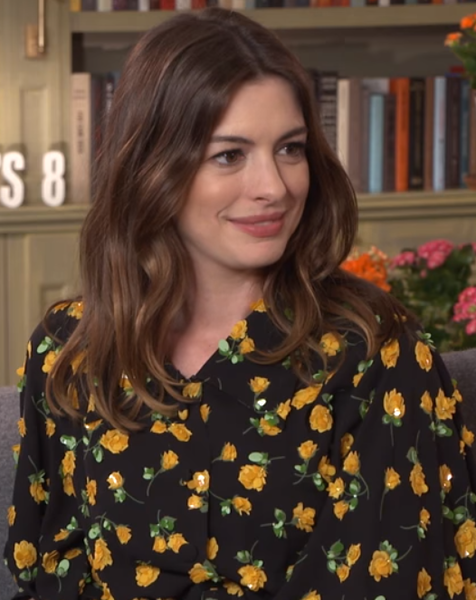
#> input picture CelebrityImageClassifier/image_dataset/train/anne_hathaway/476px-Anne_Hathaway_(cropped)_(cropped).png, 476 x 600 px, found by its file name
$ jupyter execute --allow-errors celebrityimageclassifier.ipynb   (shell and % lines are left out)
#> lines starting #> are read from the running program, lines starting #| are printed output that depends on the picture
[cell 1]
# This Python 3 environment comes with many helpful analytics libraries installed
# It is defined by the kaggle/python Docker image: https://github.com/kaggle/docker-python
# For example, here's several helpful packages to load

import numpy as np # linear algebra
import pandas as pd # data processing, CSV file I/O (e.g. pd.read_csv)
import pywt

# Input data files are available in the read-only "../input/" directory
# For example, running this (by clicking run or pressing Shift+Enter) will list all files under the input directory

import os
for dirname, _, filenames in os.walk('/kaggle/input'):
    for filename in filenames:
        print(os.path.join(dirname, filename))

# You can write up to 20GB to the current directory (/kaggle/working/) that gets preserved as output when you create a version using "Save & Run All"
# You can also write temporary files to /kaggle/temp/, but they won't be saved outside of the current session

#> (a cell that did not finish here is left out)

#> (a cell that did not finish here is left out)

#> (a cell that did not finish here is left out)

[cell 5]
import cv2
import matplotlib
from matplotlib import pyplot as plt

[cell 6]
img = cv2.imread('/kaggle/input/14-celebrity-faces-dataset/14-celebrity-faces-dataset/14-celebrity-faces-dataset/data/train/anne_hathaway/476px-Anne_Hathaway_(cropped)_(cropped).png')
#> img is the input picture: shape (600, 476, 3); mean B, G, R 52.1, 66.7, 87.9
img.shape
#> Out = (600, 476, 3)

[cell 7]
plt.imshow(img)

[cell 8]
gray = cv2.cvtColor(img, cv2.COLOR_BGR2GRAY)
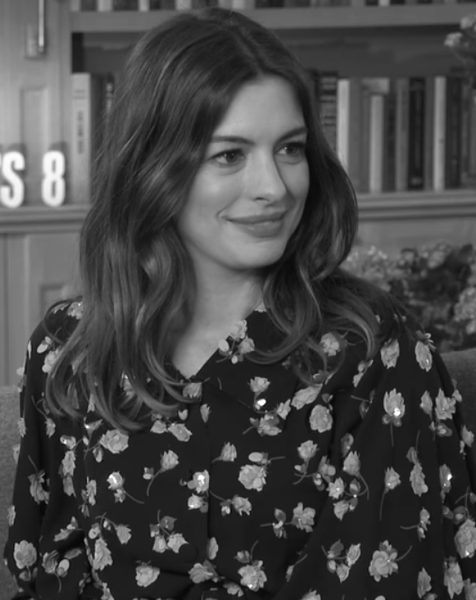
#> gray: shape (600, 476); min 0, max 255, mean 71.3
plt.imshow(gray, cmap='gray')

[cell 9]
cv2_base_dir = os.path.dirname(os.path.abspath(cv2.__file__))
haar_model = os.path.join(cv2_base_dir, 'data/haarcascade_frontalface_default.xml')

facecascade = cv2.CascadeClassifier(haar_model)
faces = facecascade.detectMultiScale(gray, 1.3, 5)
#> faces = [[178, 94, 159, 159]]
faces
#> Out = [[178, 94, 159, 159]]

[cell 10]
(x,y,w,h) = faces[0]
#> x = 178; y = 94; w = 159; h = 159
x,y,w,h
#> Out = (178, 94, 159, 159)

[cell 11]
face_img = cv2.rectangle(img,(x,y),(x+w,y+h),(255,0,0),2)
plt.imshow(face_img)

[cell 12]
eye_cascade= cv2.CascadeClassifier(os.path.join(cv2_base_dir, 'data/haarcascade_eye.xml'))
face_img = cv2.rectangle(img,(x,y),(x+w,y+h),(255,0,0),2)
roi_gray = gray[y:y+h, x:x+w]
roi_color = face_img[y:y+h, x:x+w]
eyes = eye_cascade.detectMultiScale(roi_gray)
#> eyes = [[92, 37, 37, 37], [26, 41, 46, 46]]
for (ex,ey,ew,eh) in eyes:
    cv2.rectangle(roi_color,(ex,ey),(ex+ew,ey+eh),(0,255,0),2)
#> this loop made 2 passes
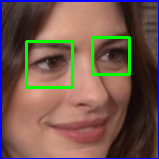
#> roi_color: shape (159, 159, 3); mean B, G, R 77.7, 88.9, 114.7

plt.figure()
plt.imshow(face_img, cmap='gray')
plt.show()
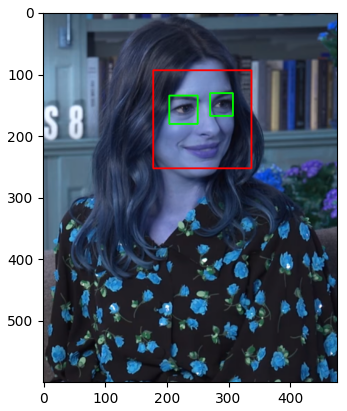
#> figure drawn by matplotlib, 1 panel; B, G, R data is drawn as R, G, B

[cell 13]
plt.imshow(roi_color, cmap='gray')

[cell 14]
def get_cropped_image_if_2_eyes(image_path):
    img=cv2.imread(image_path)
    gray = cv2.cvtColor(img, cv2.COLOR_BGR2GRAY)
    faces = facecascade.detectMultiScale(gray, 1.3, 5)
#> faces = [[178, 94, 159, 159]]
    for (x,y,w,h) in faces:
        roi_gray = gray[y:y+h, x:x+w]
        roi_color = img[y:y+h, x:x+w]
        eyes = eye_cascade.detectMultiScale(roi_gray)
        if len(eyes)>=2:
            return roi_color
#> this loop made 1 pass
#> (x, y, w, h, eyes) on pass 1: (178, 94, 159, 159, [[92, 37, 37, 37], [26, 41, 46, 46]])

[cell 15]
cropped_image = get_cropped_image_if_2_eyes('/kaggle/input/14-celebrity-faces-dataset/14-celebrity-faces-dataset/14-celebrity-faces-dataset/data/train/anne_hathaway/476px-Anne_Hathaway_(cropped)_(cropped).png')
plt.imshow(cropped_image)

[cell 16]
cropped_image = np.array(roi_color)
cropped_image.shape
#> Out = (159, 159, 3)

[cell 17]
path_to_data = '/kaggle/input/14-celebrity-faces-dataset/14-celebrity-faces-dataset/14-celebrity-faces-dataset/data/train/'
path_to_cr_data = '/kaggle/working/cropped/'

[cell 18]
img_dirs = []
for entry in os.scandir(path_to_data):
    if entry.is_dir():
        img_dirs.append(entry.path)
#> pass 2 of the loop `for entry in os.scandir(path_to_data):`:

[cell 19]
img_dirs

[cell 20]
import shutil
if os.path.exists(path_to_cr_data):
    shutil.rmtree(path_to_cr_data)
os.mkdir(path_to_cr_data)

[cell 21]
cropped_image_dirs = []
celebrity_file_names_dict = {}

for img_dir in img_dirs:
    count =1
    celebrity_name = img_dir.split('/')[-1]
    print(celebrity_name)

    celebrity_file_names_dict[celebrity_name] = []

    for entry in os.scandir(img_dir):
        roi_color = get_cropped_image_if_2_eyes(entry.path)
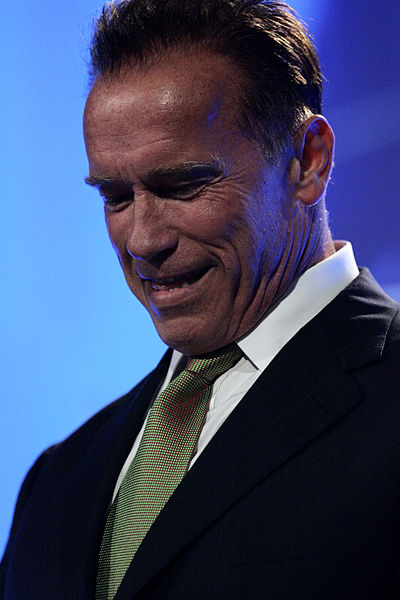
#> input picture CelebrityImageClassifier/image_dataset/train/arnold_schwarzenegger/400px-Arnold_Schwarzenegger_(9048849809).jpg, 400 x 600 px
#> in get_cropped_image_if_2_eyes, img is the input picture: shape (600, 400, 3); mean B, G, R 103.5, 69.9, 60.6
#> in get_cropped_image_if_2_eyes (call 2), `gray = cv2.cvtColor(img, cv2.COLOR_BGR2GRAY)`:
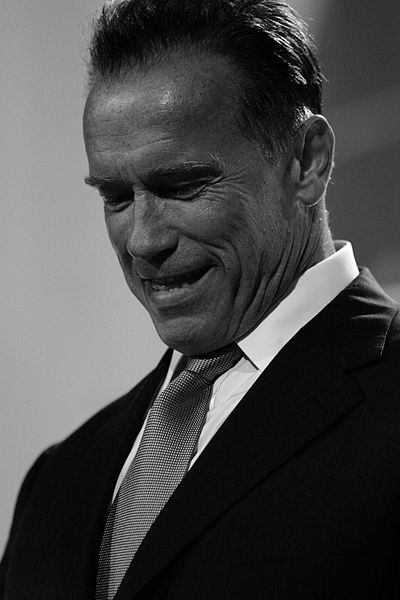
#> gray: shape (600, 400); min 0, max 255, mean 71
#> in get_cropped_image_if_2_eyes (call 2), `faces = facecascade.detectMultiScale(gray, 1.3, 5)`: faces = [[65, 130, 166, 166]]
#> the loop in get_cropped_image_if_2_eyes (call 2), `for (x,y,w,h) in faces:` made 1 pass
#> pass 1, in get_cropped_image_if_2_eyes (call 2), `roi_gray = gray[y:y+h, x:x+w]`:
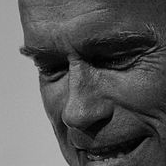
#> roi_gray: shape (166, 166); min 0, max 190, mean 87.5
#> pass 1, in get_cropped_image_if_2_eyes (call 2), `roi_color = img[y:y+h, x:x+w]`:
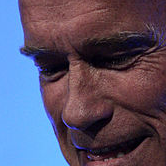
#> roi_color: shape (166, 166, 3); mean B, G, R 106.1, 82.8, 89.6
        if roi_color is not None:
            roi_color = np.array(roi_color)
            cropped_folder = path_to_cr_data + celebrity_name
            if not os.path.exists(cropped_folder):

                os.makedirs(cropped_folder)
                cropped_image_dirs.append(cropped_folder)
                print("Generating cropped images in folder:", cropped_folder)

            cropped_file_name = celebrity_name + str(count) + '.png'
            cropped_file_path = cropped_folder + "/" + cropped_file_name

            cv2.imwrite(cropped_file_path, roi_color)
            celebrity_file_names_dict[celebrity_name].append(cropped_file_path)
            count+=1
#> pass 2 of the loop `for img_dir in img_dirs:`:
#> count = 1
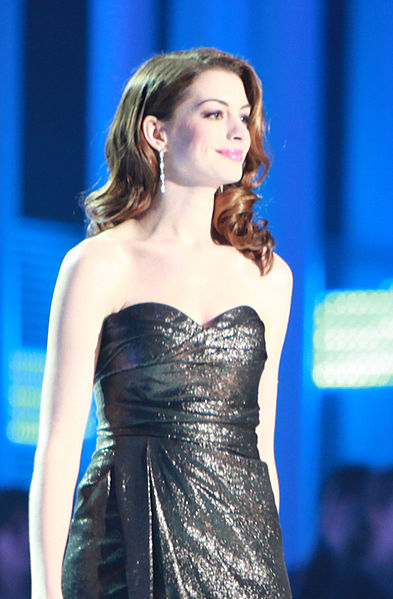
#> input picture CelebrityImageClassifier/image_dataset/train/anne_hathaway/393px-Denzel_Washington_og_Anne_Hathaway_IMG_6550b_Harry_Wad.jpg, 393 x 599 px
#> in get_cropped_image_if_2_eyes, img is the input picture: shape (599, 393, 3); mean B, G, R 167.8, 122.5, 87

[cell 22]
def w2d(img, mode='haar', level=1):
#> called with mode = 'db1', level = 5
    imArray = img
    imArray = cv2.cvtColor( imArray,cv2.COLOR_RGB2GRAY )
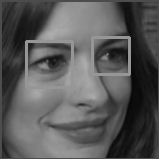
#> imArray: shape (159, 159); min 6, max 173, mean 88.5
    imArray =  np.float32(imArray)
    imArray /= 255;
    coeffs=pywt.wavedec2(imArray, mode, level=level)

    coeffs_H=list(coeffs)
    coeffs_H[0] *= 0;

    imArray_H=pywt.waverec2(coeffs_H, mode);
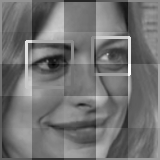
#> imArray_H: shape (160, 160) float32; min -0.385, max 0.47, mean -2.05e-10; drawn with min black and max white
    imArray_H *= 255;
    imArray_H =  np.uint8(imArray_H)
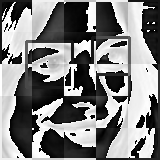
#> imArray_H: shape (160, 160); min 0, max 255, mean 127.8

    return imArray_H

[cell 23]
im_har = w2d(cropped_image, 'db1', 5)
plt.imshow(im_har, cmap = 'gray')

[cell 24]
celebrity_file_names_dict

[cell 25]
class_dict = {}
count = 0
for celebrity_name in celebrity_file_names_dict.keys():
    class_dict[celebrity_name] = count
    count = count + 1
class_dict

[cell 26]
X = []
y = []

for celebrity_name, training_files in celebrity_file_names_dict.items():
    for training_image in training_files:
        img = cv2.imread(training_image)
        """This section is used if you delete bad images manually
        if img is None:
            continue"""
        scaled_raw_img = cv2.resize(img,(32,32))
        img_har = w2d(img, 'db1', 5)
        scaled_img_har = cv2.resize(img_har,(32,32))
        combine_img = np.vstack((scaled_raw_img.reshape(32*32*3,1),scaled_img_har.reshape(32*32,1)))
        X.append(combine_img)
        y.append(class_dict[celebrity_name])
#> pass 2 of the loop `for celebrity_name, training_files in celebrity_file_names_dict.items():`:
#> in w2d (call 2), `imArray_H=pywt.waverec2(coeffs_H, mode);`:
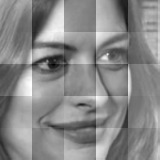
#> imArray_H: shape (160, 160) float32; min -0.384, max 0.333, mean 3.73e-11; drawn with min black and max white
#> `scaled_img_har = cv2.resize(img_har,(32,32))`:
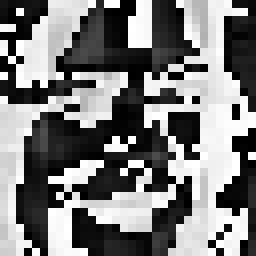
#> scaled_img_har: shape (32, 32) (shown 8 times larger); min 0, max 255, mean 122.2

[cell 27]
X = np.array(X).reshape(len(X),4096).astype(float)
X.shape
#> Out = (1, 4096)
